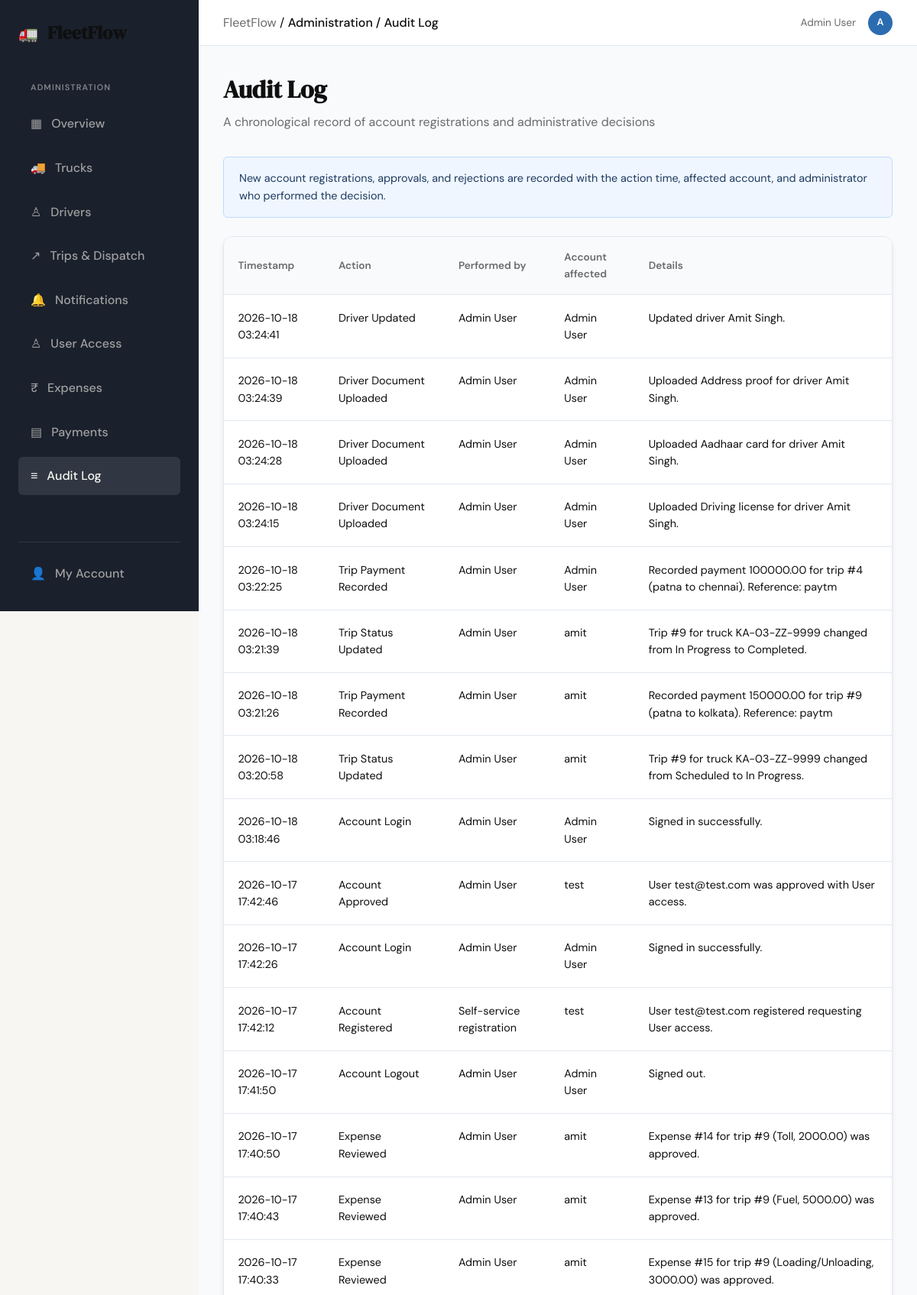
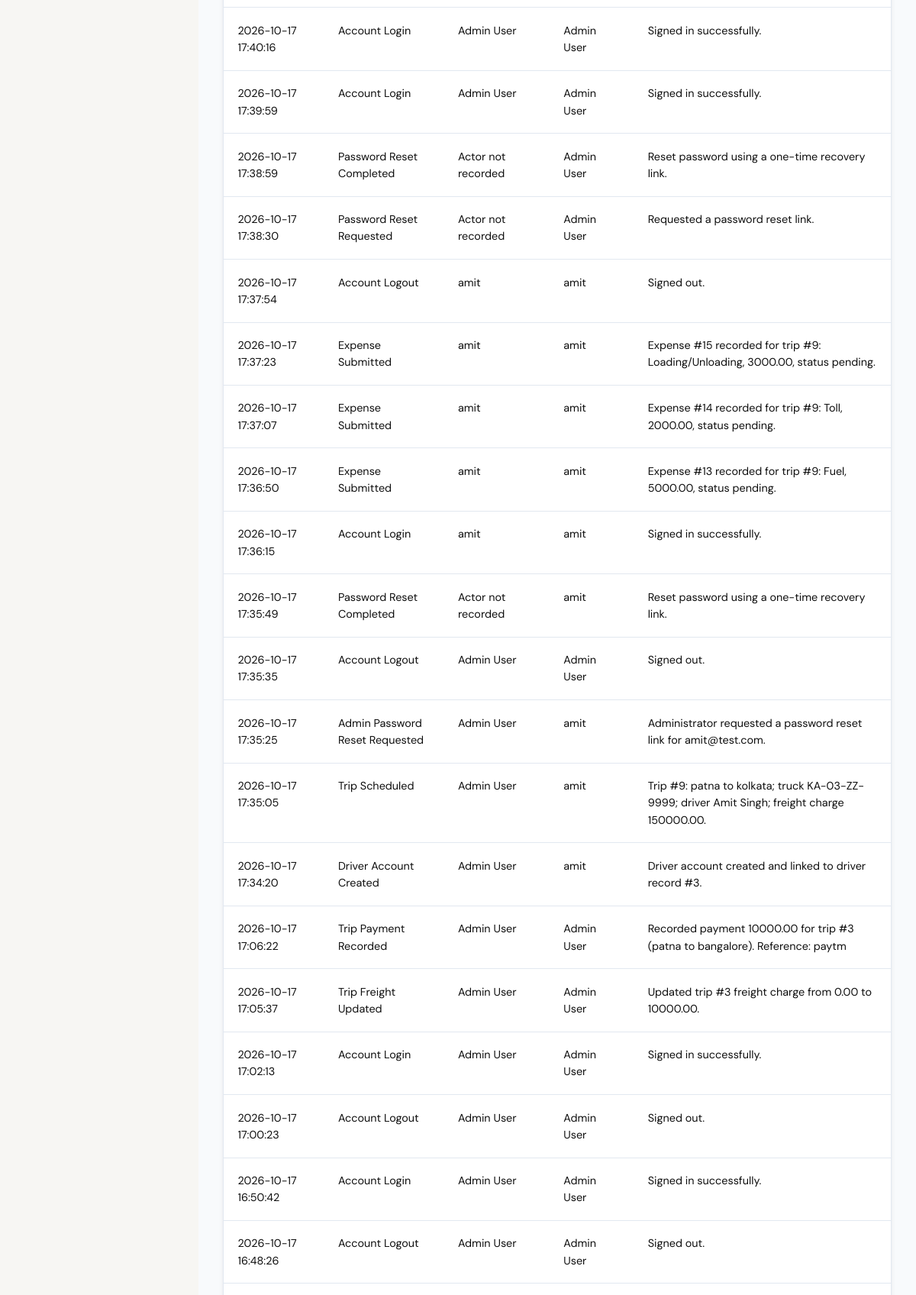
The page /admin/audit (signed in, upper part) on the database its author committed (2 pictures, top to bottom).
### tables this page shows
CREATE TABLE users (
                user_id INTEGER PRIMARY KEY AUTOINCREMENT,
                email TEXT NOT NULL UNIQUE,
                password TEXT NOT NULL,
                is_approved BOOLEAN DEFAULT 0,
                role TEXT CHECK(role IN ('Admin', 'User')) DEFAULT 'User',
                created_at DATETIME DEFAULT CURRENT_TIMESTAMP
            , full_name TEXT, is_rejected BOOLEAN NOT NULL DEFAULT 0, is_terminated BOOLEAN NOT NULL DEFAULT 0, terminated_at DATETIME, job_role TEXT NOT NULL DEFAULT 'User', requested_role TEXT NOT NULL DEFAULT 'User', driver_id INTEGER REFERENCES drivers(driver_id));

CREATE TABLE user_logs (
                log_id INTEGER PRIMARY KEY AUTOINCREMENT,
                user_id INTEGER NOT NULL,
                action TEXT NOT NULL,
                timestamp DATETIME DEFAULT CURRENT_TIMESTAMP,
                details TEXT, actor_user_id INTEGER REFERENCES users(user_id),
                FOREIGN KEY (user_id) REFERENCES users(user_id)
            );

### app.py (the view)
@app.route("/admin/audit")
@admin_required
def admin_audit():
    conn = get_db()
    activity_scope = (
        "" if session.get("email", "").lower() == SUPER_ADMIN_EMAIL.lower()
        else "WHERE subject.role = 'User' "
    )
    activity = conn.execute(
        "SELECT logs.action, logs.details, logs.timestamp, "
        "subject.full_name AS subject_name, subject.email AS subject_email, "
        "actor.full_name AS actor_name, actor.email AS actor_email "
        "FROM user_logs AS logs "
        "LEFT JOIN users AS subject ON subject.user_id = logs.user_id "
        "LEFT JOIN users AS actor ON actor.user_id = logs.actor_user_id "
        f"{activity_scope}"
        "ORDER BY logs.timestamp DESC, logs.log_id DESC LIMIT 200"
    ).fetchall()
    conn.close()
    return render_template("admin_audit.html", activity=activity, block_content='dashboard')

### app.py (called while the page is built, shortened)
def _record_owner_filter(alias, owner_column="owner_user_id"):
    if session.get("email", "").lower() == SUPER_ADMIN_EMAIL.lower():
        return "1 = 1", []

@app.context_processor
def inject_admin_notification_count():
    if not (session.get("is_admin") or session.get("role") == "Admin"):
        return {"admin_notification_count": 0}
    conn = get_db()
    try:
        counts = _count_admin_notifications(conn)
    finally:
        conn.close()
    return {"admin_notification_count": sum(counts.values())}

### controller/access_controller.py (called while the page is built)
def admin_required(f):
    from functools import wraps
    @wraps(f)
    def decorated_function(*args, **kwargs):
        if 'user_id' not in session:
            return redirect(url_for('login'))
        from database.db import get_db
        conn = get_db()
        controller = UserAccessController(conn)
        is_authorized = controller.is_authorized(session['user_id'])
        is_admin = is_authorized and (
            controller.is_admin(session['user_id'])
            or controller.is_super_admin(session.get('email'))
        )
        conn.close()
        if not is_admin:
            if not is_authorized:
                session.clear()
                return redirect(url_for('login'))
            return "Access Denied: Administrator privileges required.", 403
        session['is_admin'] = True
        return f(*args, **kwargs)
    return decorated_function

    def is_authorized(self, user_id):
        user = self.db.execute(
            "SELECT is_approved, is_rejected, is_terminated FROM users WHERE user_id = ?",
            (user_id,)
        ).fetchone()
        return (
            user
            and user['is_approved'] == 1
            and not user['is_rejected']
            and not user['is_terminated']
        )

    def is_admin(self, user_id):
        user = self.db.execute("SELECT role FROM users WHERE user_id = ?", (user_id,)).fetchone()
        return user and user['role'] == 'Admin'

### database/db.py (called while the page is built)
def get_db():
    conn = sqlite3.connect(DATABASE_PATH)
    conn.row_factory = sqlite3.Row
    conn.execute("PRAGMA foreign_keys = ON")
    return conn

### templates/admin_audit.html (shortened to what this page needs)
{% extends "base.html" %}
{% block breadcrumb %}Administration / Audit Log{% endblock %}
{% block content_dashboard %}
<div class="dashboard-page">
    <div class="panel-header" style="margin-bottom: 2rem;">
        <h1 style="font-family: var(--font-display); font-size: 2rem; color: var(--ink); margin: 0;">Audit Log</h1>
        <p style="color: var(--ink-muted); margin-top: 0.25rem;">A chronological record of account registrations and administrative decisions</p>
    </div>
    <div class="admin-transparency-note">
        New account registrations, approvals, and rejections are recorded with the action time, affected account, and administrator who performed the decision.
        {% set ns = namespace(has_legacy_admin_event=false) %}
        {% for event in activity %}
            {% if event.action in ('Account Approved', 'Account Rejected') and not event.actor_email %}
                {% set ns.has_legacy_admin_event = true %}
            {% endif %}
        {% endfor %}
    </div>
    {% if activity %}
    <div class="table-container">
        <table class="fleet-table">
            <thead>
                <tr><th>Timestamp</th><th>Action</th><th>Performed by</th><th>Account affected</th><th>Details</th></tr>
            </thead>
            <tbody>
                {% for event in activity %}
                <tr>
                    <td>{{ event.timestamp }}</td>
                    <td>{{ event.action }}</td>
                    <td>{{ event.actor_name or event.actor_email or ('Self-service registration' if event.action == 'Account Registered' else 'Actor not recorded') }}</td>
                    <td>{{ event.subject_name or event.subject_email or 'Account unavailable' }}</td>
                    <td>{{ event.details }}</td>
                </tr>
                {% endfor %}
            </tbody>
        </table>
    </div>
    {% else %}
    <div class="table-container admin-empty-state">No audit events have been recorded yet.</div>
    {% endif %}
</div>
{% endblock %}

### templates/base.html (shortened to what this page needs)
<!DOCTYPE html>
<html lang="en">
<head>
    <link rel="stylesheet" href="{{ url_for('static', filename='css/style.css') }}">
</head>
<body class="{{ 'dashboard-body' if block_content == 'dashboard' else '' }}">
    {% if block_content == 'dashboard' %}
    <div class="dashboard-layout">
        <aside class="sidebar">
            <div class="sidebar-header">
                <span class="brand-icon">🚛</span>
                <span class="brand-name">FleetFlow</span>
            </div>
            <nav class="sidebar-nav">
                {% if session.get('is_admin') or session.get('role') == 'Admin' %}
                <span class="nav-section-label">Administration</span>
                <a href="{{ url_for('admin_dashboard') }}" class="nav-item{% if request.endpoint == 'admin_dashboard' %} active{% endif %}"><span>▦</span> Overview</a>
                <a href="{{ url_for('trucks') }}" class="nav-item{% if request.endpoint in ('trucks', 'add_truck', 'edit_truck', 'delete_truck') %} active{% endif %}"><span>🚚</span> Trucks</a>
                <a href="{{ url_for('drivers') }}" class="nav-item{% if request.endpoint in ('drivers', 'add_driver', 'edit_driver', 'upload_driver_document', 'download_driver_document') %} active{% endif %}"><span>♙</span> Drivers</a>
                <a href="{{ url_for('trips') }}" class="nav-item{% if request.endpoint in ('trips', 'create_trip', 'update_trip_status', 'update_trip_freight', 'record_trip_payment') %} active{% endif %}"><span>↗</span> Trips & Dispatch</a>
                <a href="{{ url_for('admin_notifications') }}" class="nav-item{% if request.endpoint in ('admin_notifications', 'admin_notification_count') %} active{% endif %}">
                    <span>🔔</span> Notifications
                </a>
                <a href="{{ url_for('admin_users') }}" class="nav-item{% if request.endpoint in ('admin_users', 'approve_user', 'reject_user') %} active{% endif %}"><span>♙</span> User Access</a>
                <a href="{{ url_for('expenses') }}" class="nav-item{% if request.endpoint in ('expenses', 'review_expense', 'correct_expense_amount') %} active{% endif %}"><span>₹</span> Expenses</a>
                <a href="{{ url_for('payments') }}" class="nav-item{% if request.endpoint in ('payments', 'correct_payment_amount') %} active{% endif %}"><span>▤</span> Payments</a>
                <a href="{{ url_for('admin_audit') }}" class="nav-item{% if request.endpoint == 'admin_audit' %} active{% endif %}"><span>≡</span> Audit Log</a>
                {% endif %}
            </nav>
            <div class="sidebar-footer">
                <a href="{{ url_for('account') }}" class="nav-item{% if request.endpoint == 'account' %} active{% endif %}"><span>👤</span> My Account</a>
            </div>
        </aside>
        <div class="app-container">
            <nav class="top-bar">
                <div class="breadcrumbs">
                    <span style="color: var(--ink-muted);">FleetFlow</span> /
                    <span style="color: var(--ink); font-weight: 500;">{% block breadcrumb %}Dashboard{% endblock %}</span>
                </div>
                <div class="user-profile" style="display: flex; align-items: center; gap: 1rem;">
                    {% set profile_name = session.get('full_name') or session.get('email', 'Account') %}
                    <span style="font-size: 0.85rem; color: var(--ink-muted);">{{ profile_name }}</span>
                    <div aria-label="{{ profile_name }}" title="{{ profile_name }}" style="width: 32px; height: 32px; border-radius: 50%; background: var(--industry-blue); color: white; display: flex; align-items: center; justify-content: center; font-size: 0.8rem; font-weight: 600;">{{ session.get('avatar_initials') or profile_name[:1]|upper }}</div>
                </div>
            </nav>
            <main class="main-content" style="padding: 2rem;">
                {% block content_dashboard %}{% endblock %}
            </main>
        </div>
    </div>
    {% endif %}
</body>
</html>

### static/css/style.css (style rules this page uses)
:root { --ink: #0f0f0f; --ink-soft: #2d2d2d; --ink-muted: #6b6b6b; --ink-faint: #a0a0a0; --paper: #f7f6f3; --paper-warm: #f0ede6; --paper-card: #ffffff; --accent: #1a472a; --accent-light: #e8f0eb; --accent-2: #c17f24; --accent-2-light: #fdf3e3; --danger: #c0392b; --danger-light: #fdecea; --border: #e4e1da; --border-soft: #eeebe4; --industry-dark: #1a202c; --industry-blue: #2b6cb0; --industry-accent: #ecc94b; --bg-main: #f8fafc; --status-available: #38a169; --status-trip: #dd6b20; --status-maint: #e53e3e; --border-ui: #e2e8f0; --font-display: 'DM Serif Display', Georgia, serif; --font-body: 'DM Sans', system-ui, sans-serif; --max-width: 1200px; --auth-width: 440px; --radius-sm: 6px; --radius-md: 12px; --radius-lg: 20px; }
*, *::before, *::after { box-sizing: border-box; margin: 0; padding: 0; }
html { font-size: 16px; scroll-behavior: smooth; }
body { background: var(--paper); color: var(--ink); font-family: var(--font-body); font-size: 1rem; line-height: 1.6; -webkit-font-smoothing: antialiased; }
a { color: inherit; text-decoration: none; }
.brand-icon { color: var(--accent); font-size: 1.3rem; }
.brand-name { color: var(--ink); }
.main-content { min-height: calc(100vh - 60px - 100px); }
.dashboard-layout { display: grid; grid-template-columns: var(--sidebar-width, 260px) 1fr; min-height: 100vh; }
.sidebar { background: var(--industry-dark); color: var(--paper); display: flex; flex-direction: column; padding: 1.5rem; position: sticky; top: 0; height: 100vh; }
.sidebar-header { display: flex; align-items: center; gap: 0.75rem; font-family: var(--font-display); font-size: 1.5rem; font-weight: 600; margin-bottom: 2rem; color: var(--paper); }
.sidebar-nav { display: flex; flex-direction: column; gap: 0.5rem; flex-grow: 1; }
.nav-item { display: flex; align-items: center; gap: 0.75rem; padding: 0.75rem 1rem; border-radius: var(--radius-sm); color: var(--ink-faint); font-weight: 500; transition: all 0.2s; }
.nav-item:hover, .nav-item.active { background: rgba(255, 255, 255, 0.1); color: var(--paper); }
.nav-section-label { padding: 0.75rem 1rem 0.35rem; color: rgba(255, 255, 255, 0.45); font-size: 0.68rem; font-weight: 600; letter-spacing: 0.1em; text-transform: uppercase; }
.sidebar-footer { border-top: 1px solid rgba(255, 255, 255, 0.1); padding-top: 1rem; }
.admin-transparency-note { background: #eff6ff; border: 1px solid #bfdbfe; border-radius: var(--radius-sm); color: #1e3a5f; font-size: 0.9rem; line-height: 1.6; margin-bottom: 1.5rem; padding: 1rem 1.25rem; }
.dashboard-page > .panel-header { margin-bottom: 2rem; }
.dashboard-page > .table-container { margin-top: 1.5rem; }
.app-container { background: var(--bg-main); display: flex; flex-direction: column; min-height: 100vh; }
.top-bar { height: 60px; background: var(--paper-card); border-bottom: 1px solid var(--border-ui); display: flex; align-items: center; padding: 0 2rem; justify-content: space-between; }
.table-container { background: var(--paper-card); border-radius: var(--radius-md); border: 1px solid var(--border-ui); overflow-x: auto; box-shadow: 0 4px 6px -1px rgba(0, 0, 0, 0.1); }
.fleet-table { width: 100%; border-collapse: collapse; text-align: left; }
.fleet-table th { background: var(--bg-main); padding: 1rem 1.15rem; font-size: 0.85rem; font-weight: 600; color: var(--ink-muted); border-bottom: 1px solid var(--border-ui); }
.fleet-table td { padding: 1.15rem; border-bottom: 1px solid var(--border-ui); font-size: 0.9rem; line-height: 1.55; vertical-align: top; }

### rows shown on the page
users: full_name "Admin User"
user_logs: timestamp "2026-10-18 03:24:41", action "Driver Updated", full_name "Admin User", details "Updated driver Amit Singh."
user_logs: timestamp "2026-10-18 03:24:39", action "Driver Document Uploaded", full_name "Admin User", details "Uploaded Address proof for driver Amit Singh."
user_logs: timestamp "2026-10-18 03:24:28", action "Driver Document Uploaded", full_name "Admin User", details "Uploaded Aadhaar card for driver Amit Singh."
user_logs: timestamp "2026-10-18 03:24:15", action "Driver Document Uploaded", full_name "Admin User", details "Uploaded Driving license for driver Amit Singh."
user_logs: timestamp "2026-10-18 03:22:25", action "Trip Payment Recorded", full_name "Admin User", details "Recorded payment 100000.00 for trip #4 (patna to chennai). Reference: paytm"
user_logs: timestamp "2026-10-18 03:21:39", action "Trip Status Updated", full_name "Admin User", full_name "amit", details "Trip #9 for truck KA-03-ZZ-9999 changed from In Progress to Completed."
user_logs: timestamp "2026-10-18 03:21:26", action "Trip Payment Recorded", full_name "Admin User", full_name "amit", details "Recorded payment 150000.00 for trip #9 (patna to kolkata). Reference: paytm"
user_logs: timestamp "2026-10-18 03:20:58", action "Trip Status Updated", full_name "Admin User", full_name "amit", details "Trip #9 for truck KA-03-ZZ-9999 changed from Scheduled to In Progress."
user_logs: timestamp "2026-10-18 03:18:46", action "Account Login", full_name "Admin User", details "Signed in successfully."
user_logs: timestamp "2026-10-17 17:42:46", action "Account Approved", full_name "Admin User", full_name "test", details "User test@test.com was approved with User access."
user_logs: timestamp "2026-10-17 17:42:26", action "Account Login", full_name "Admin User", details "Signed in successfully."
user_logs: timestamp "2026-10-17 17:42:12", action "Account Registered", action "Self-service registration", full_name "test", details "User test@test.com registered requesting User access."
user_logs: timestamp "2026-10-17 17:41:50", action "Account Logout", full_name "Admin User", details "Signed out."
user_logs: timestamp "2026-10-17 17:40:50", action "Expense Reviewed", full_name "Admin User", full_name "amit", details "Expense #14 for trip #9 (Toll, 2000.00) was approved."
user_logs: timestamp "2026-10-17 17:40:43", action "Expense Reviewed", full_name "Admin User", full_name "amit", details "Expense #13 for trip #9 (Fuel, 5000.00) was approved."
user_logs: timestamp "2026-10-17 17:40:33", action "Expense Reviewed", full_name "Admin User", full_name "amit", details "Expense #15 for trip #9 (Loading/Unloading, 3000.00) was approved."
user_logs: timestamp "2026-10-17 17:40:16", action "Account Login", full_name "Admin User", details "Signed in successfully."
user_logs: timestamp "2026-10-17 17:39:59", action "Account Login", full_name "Admin User", details "Signed in successfully."
user_logs: timestamp "2026-10-17 17:38:59", action "Password Reset Completed", action "Actor not recorded", full_name "Admin User", details "Reset password using a one-time recovery link."
user_logs: timestamp "2026-10-17 17:38:30", action "Password Reset Requested", action "Actor not recorded", full_name "Admin User", details "Requested a password reset link."
user_logs: timestamp "2026-10-17 17:37:54", action "Account Logout", full_name "amit", details "Signed out."
user_logs: timestamp "2026-10-17 17:37:23", action "Expense Submitted", full_name "amit", details "Expense #15 recorded for trip #9: Loading/Unloading, 3000.00, status pending."
user_logs: timestamp "2026-10-17 17:37:07", action "Expense Submitted", full_name "amit", details "Expense #14 recorded for trip #9: Toll, 2000.00, status pending."
user_logs: timestamp "2026-10-17 17:36:50", action "Expense Submitted", full_name "amit", details "Expense #13 recorded for trip #9: Fuel, 5000.00, status pending."
user_logs: timestamp "2026-10-17 17:36:15", action "Account Login", full_name "amit", details "Signed in successfully."
user_logs: timestamp "2026-10-17 17:35:49", action "Password Reset Completed", action "Actor not recorded", full_name "amit", details "Reset password using a one-time recovery link."
user_logs: timestamp "2026-10-17 17:35:35", action "Account Logout", full_name "Admin User", details "Signed out."
user_logs: timestamp "2026-10-17 17:35:25", action "Admin Password Reset Requested", full_name "Admin User", full_name "amit", details "Administrator requested a password reset link for amit@test.com."
user_logs: timestamp "2026-10-17 17:35:05", action "Trip Scheduled", full_name "Admin User", full_name "amit", details "Trip #9: patna to kolkata; truck KA-03-ZZ-9999; driver Amit Singh; freight charge 150000.00."
user_logs: timestamp "2026-10-17 17:34:20", action "Driver Account Created", full_name "Admin User", full_name "amit", details "Driver account created and linked to driver record #3."
user_logs: timestamp "2026-10-17 17:06:22", action "Trip Payment Recorded", full_name "Admin User", details "Recorded payment 10000.00 for trip #3 (patna to bangalore). Reference: paytm"
user_logs: timestamp "2026-10-17 17:05:37", action "Trip Freight Updated", full_name "Admin User", details "Updated trip #3 freight charge from 0.00 to 10000.00."
user_logs: timestamp "2026-10-17 17:02:13", action "Account Login", full_name "Admin User", details "Signed in successfully."
user_logs: timestamp "2026-10-17 17:00:23", action "Account Logout", full_name "Admin User", details "Signed out."
user_logs: timestamp "2026-10-17 16:50:42", action "Account Login", full_name "Admin User", details "Signed in successfully."
user_logs: timestamp "2026-10-17 16:48:26", action "Account Logout", full_name "Admin User", details "Signed out."

### other values the page prints
{{ session.get('avatar_initials') or profile_name[:1]|upper }} "A"
